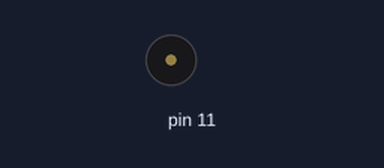
This sketch was run on a simulated Arduino Uno, built with avr-gcc and run on an emulated ATmega328P. Shown: buzzer (waves = sounding). What the sketch prints to the serial monitor is not drawn.

Above: at 2.1 s.
At 5.67 s:
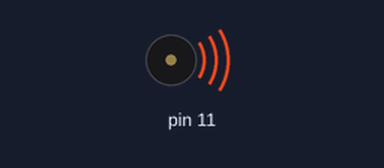
Timing chart, 0 to 6.0 s (numbered marks = the images above):
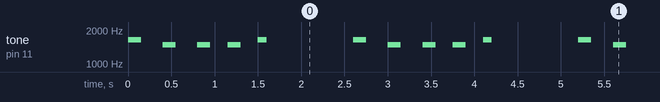

Measured:
- by itself, tone on pin 11: repeats every 2.6 s: 2 × (silent 0.25 s, 1477 Hz 0.15 s), silent 0.20 s, 1477 Hz 0.15 s, silent 0.20 s, 1633 Hz 0.10 s, silent 1.0 s, 1633 Hz 0.15 s

The sketch:

dtmfgenerate.ino
```cpp
#include <Tone.h>
const long TONE_DURATION = 250;   // Milliseconds
const long TEST_DURATION = 4000;  // For tweaking waveform


Tone rowPlayer;
Tone colPlayer;

const int ROW_TONE_DIO = 12;
const int COL_TONE_DIO = 11;


void setup(){

Serial.begin(9600);

 rowPlayer.begin(ROW_TONE_DIO);
  colPlayer.begin(COL_TONE_DIO);

}


void loop(){


dtmfON(1);
 /// delay(TONE_DURATION);
  dtmfOFF();


}


void dtmfOFF() {
  rowPlayer.stop();
  colPlayer.stop();
  return;
}

void dtmfON(char c) {

  Serial.println();
  Serial.println("In dtmfON() - c = '" + String(c) + "'");

 // Serial.print(" Row tone: " + String(dtmfRow[row]));
 // Serial.println("Hz,  Col tone: " + String(dtmfCol[col]) + "Hz");


  rowPlayer.play(941);
  colPlayer.play(1633);
  delay(150);
  dtmfOFF();
 delay(250);

 rowPlayer.play(697);
  colPlayer.play(1477);
  delay(150);
  dtmfOFF();
 delay(250);

 rowPlayer.play(697);
  colPlayer.play(1477);
  delay(150);
  dtmfOFF();
 delay(200);

 rowPlayer.play(697);
  colPlayer.play(1477);
  delay(150);
  dtmfOFF();
 delay(200);

 rowPlayer.play(852);
  colPlayer.play(1633);
  delay(100);
  dtmfOFF();
 delay(1000);
 // rowPlayer.play(697);
  //colPlayer.play(1209);
  //delay(70);
  //dtmfOFF();
//  delay(30);
//  rowPlayer.play(697);
//  colPlayer.play(1336);
//  delay(50);
//  dtmfOFF();
//  delay(30);
//  rowPlayer.play(697);
//  colPlayer.play(1477);
//  delay(50);
//  dtmfOFF();
//  delay(30);
//  rowPlayer.play(770);
//  colPlayer.play(1209);
//  delay(50);
//  dtmfOFF();
//  delay(30);
//  rowPlayer.play(770);
//  colPlayer.play(1336);
//  delay(50);
//  dtmfOFF();
//  delay(30);
//  rowPlayer.play(852);
//  colPlayer.play(1633);
//  delay(50);
//  dtmfOFF();
//  delay(30);
}
```
